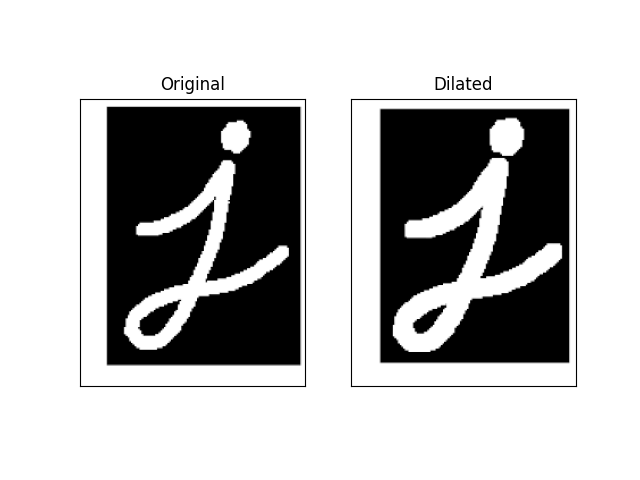

The Python source for this figure:
import cv2
import numpy as np
from matplotlib import pyplot as plt

img = cv2.imread('j.png',0)
# OpenCV uses BGR format by default, while matplotlib.pyplot.imshow() expects RGB.
img_rgb = cv2.cvtColor(img, cv2.COLOR_BGR2RGB)
kernel = np.ones((5,5),np.uint8)
dilation = cv2.dilate(img,kernel,iterations = 1)
dilation_rgb = cv2.cvtColor(dilation, cv2.COLOR_BGR2RGB)

plt.subplot(121),plt.imshow(img_rgb),plt.title('Original')
plt.xticks([]), plt.yticks([])
plt.subplot(122),plt.imshow(dilation_rgb),plt.title('Dilated')
plt.xticks([]), plt.yticks([])
plt.show()
